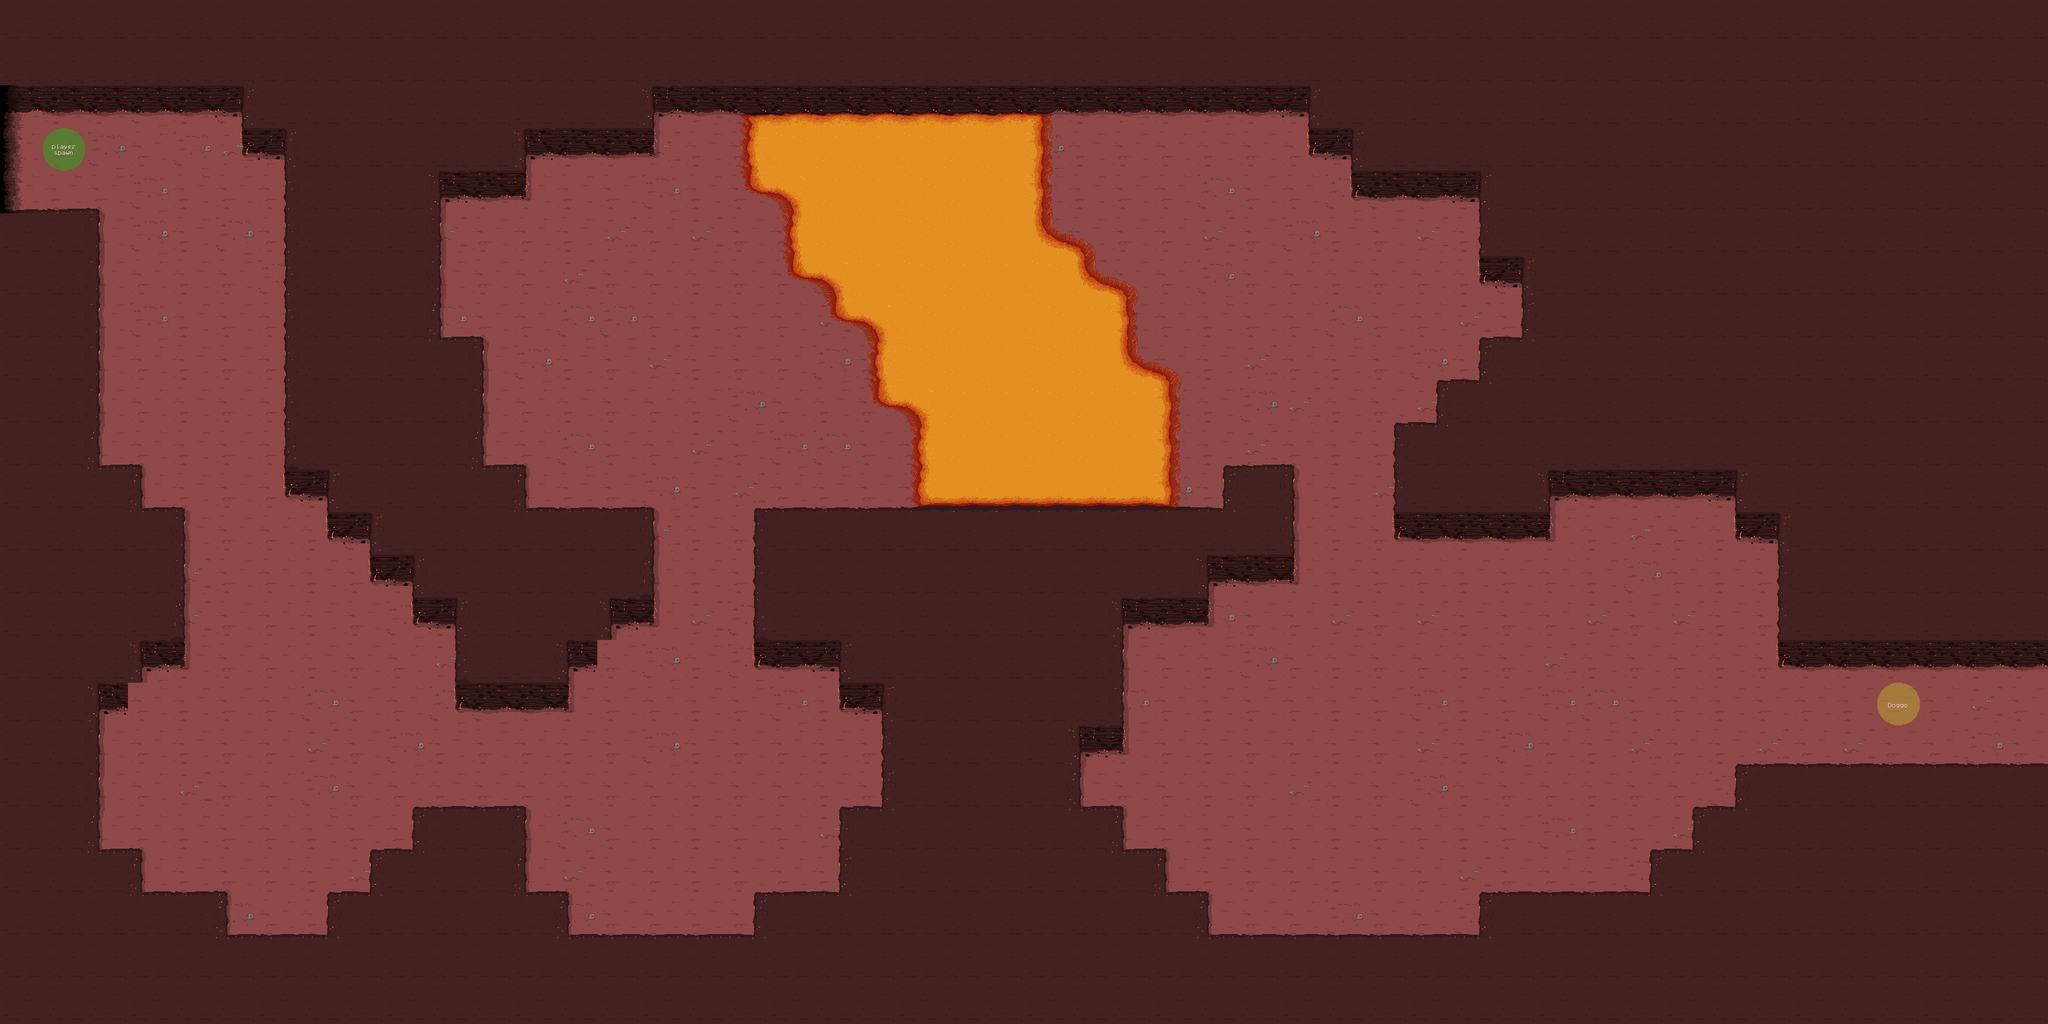

Below is a game level as drawn by its tile map, then a one-line description and the .tmx that defines it (tile-layer data replaced by summaries):
An orthogonal 48x24 tile map with 64x64 px tiles, 4 tile layers (0, 1, 2, markers) and 116 objects (15x vase, 14x enemy_2, 5x button, 4x door, 3x enemy_1, ...).

<map version="1.8" tiledversion="1.8.4" orientation="orthogonal" renderorder="right-down" width="48" height="24" tilewidth="64" tileheight="64" infinite="0" nextlayerid="8" nextobjectid="222">
 <editorsettings>
  <export target="level 1-2.json" format="json" />
 </editorsettings>
 <tileset firstgid="1" name="tiles 1" tilewidth="64" tileheight="64" tilecount="90" columns="10">
  <image source="tiles.png" width="640" height="576" />
  <tile id="0">
   <properties>
    <property name="collides" type="bool" value="true" />
   </properties>
   <objectgroup draworder="index" id="2">
    <object id="1" x="43.1818" y="58.4545" width="20.4545" height="5.45455" />
   </objectgroup>
  </tile>
  <tile id="1">
   <properties>
    <property name="collides" type="bool" value="true" />
   </properties>
   <objectgroup draworder="index" id="2">
    <object id="1" x="-0.0909091" y="58.0909" width="64.0909" height="5.90909" />
   </objectgroup>
  </tile>
  <tile id="2">
   <properties>
    <property name="collides" type="bool" value="true" />
   </properties>
   <objectgroup draworder="index" id="2">
    <object id="1" x="-0.0909091" y="57" width="63.9091" height="6.90909" />
   </objectgroup>
  </tile>
  <tile id="3">
   <properties>
    <property name="collides" type="bool" value="true" />
   </properties>
   <objectgroup draworder="index" id="2">
    <object id="1" x="0.272727" y="56.8182" width="20.6364" height="7" />
   </objectgroup>
  </tile>
  <tile id="5">
   <properties>
    <property name="enemy_2" type="bool" value="true" />
   </properties>
  </tile>
  <tile id="6">
   <properties>
    <property name="enemy_3" type="bool" value="true" />
   </properties>
  </tile>
  <tile id="7">
   <properties>
    <property name="dog" type="bool" value="true" />
   </properties>
  </tile>
  <tile id="10">
   <properties>
    <property name="collides" type="bool" value="true" />
   </properties>
   <objectgroup draworder="index" id="2">
    <object id="1" x="-0.181818" y="-0.0909091" width="42.4545" height="41" />
    <object id="2" x="42.2727" y="-0.181818" width="21.9091" height="64" />
   </objectgroup>
  </tile>
  <tile id="11">
   <properties>
    <property name="deadly" type="bool" value="true" />
   </properties>
   <objectgroup draworder="index" id="2">
    <object id="1" x="-0.0796317" y="0" width="63.9443" height="63.8646" />
   </objectgroup>
  </tile>
  <tile id="12">
   <properties>
    <property name="collides" type="bool" value="true" />
   </properties>
   <objectgroup draworder="index" id="2">
    <object id="1" x="-0.181818" y="-0.272727" width="21.2727" height="64.3636" />
    <object id="2" x="21.3636" y="0" width="42.6364" height="40.9091" />
   </objectgroup>
  </tile>
  <tile id="13">
   <properties>
    <property name="collides" type="bool" value="true" />
   </properties>
   <objectgroup draworder="index" id="2">
    <object id="1" x="-0.363636" y="-0.181818" width="20.4545" height="39.1818" />
   </objectgroup>
  </tile>
  <tile id="15">
   <properties>
    <property name="enemy_1" type="bool" value="true" />
   </properties>
  </tile>
  <tile id="16">
   <properties>
    <property name="player_spawn" type="bool" value="true" />
   </properties>
  </tile>
  <tile id="17">
   <properties>
    <property name="vase" type="bool" value="true" />
   </properties>
   <objectgroup draworder="index" id="2">
    <object id="1" x="12.9003" y="-0.0796317" width="36.2324" height="63.785" />
   </objectgroup>
  </tile>
  <tile id="18">
   <properties>
    <property name="dasher" type="bool" value="true" />
   </properties>
  </tile>
  <tile id="19">
   <properties>
    <property name="collides" type="bool" value="true" />
   </properties>
   <objectgroup draworder="index" id="2">
    <object id="1" x="0.159263" y="59.0867" width="63.6257" height="4.61864" />
   </objectgroup>
  </tile>
  <tile id="20">
   <properties>
    <property name="collides" type="bool" value="true" />
   </properties>
   <objectgroup draworder="index" id="2">
    <object id="1" x="42.9091" y="-0.0909091" width="21.0909" height="64.1818" />
   </objectgroup>
  </tile>
  <tile id="21">
   <properties>
    <property name="deadly" type="bool" value="true" />
   </properties>
   <objectgroup draworder="index" id="2">
    <object id="1" x="0.0796317" y="0" width="64.0239" height="63.7054" />
   </objectgroup>
  </tile>
  <tile id="22">
   <properties>
    <property name="collides" type="bool" value="true" />
   </properties>
   <objectgroup draworder="index" id="2">
    <object id="1" x="-0.0909091" y="0" width="21.1818" height="64.0909" />
   </objectgroup>
  </tile>
  <tile id="23">
   <properties>
    <property name="collides" type="bool" value="true" />
   </properties>
   <objectgroup draworder="index" id="2">
    <object id="1" x="43.0011" y="0.0796317" width="20.8635" height="63.785" />
    <object id="2" x="-0.0796317" y="57.0959" width="42.6826" height="6.68906" />
   </objectgroup>
  </tile>
  <tile id="24">
   <properties>
    <property name="collides" type="bool" value="true" />
   </properties>
   <objectgroup draworder="index" id="2">
    <object id="1" x="0.238895" y="0.0796317" width="20.4653" height="63.785" />
    <object id="2" x="21.2617" y="57.0959" width="42.6826" height="6.84833" />
   </objectgroup>
  </tile>
  <tile id="26">
   <properties>
    <property name="deadly" type="bool" value="true" />
   </properties>
   <objectgroup draworder="index" id="2">
    <object id="1" x="0.0796317" y="-0.159263" width="63.785" height="63.9443" />
   </objectgroup>
  </tile>
  <tile id="27">
   <properties>
    <property name="deadly" type="bool" value="true" />
   </properties>
   <objectgroup draworder="index" id="2">
    <object id="1" x="0" y="0.0796317" width="63.9443" height="63.7054" />
   </objectgroup>
  </tile>
  <tile id="28">
   <properties>
    <property name="deadly" type="bool" value="true" />
   </properties>
   <objectgroup draworder="index" id="2">
    <object id="1" x="0.238895" y="0.159263" width="63.3072" height="63.6257" />
   </objectgroup>
  </tile>
  <tile id="29">
   <properties>
    <property name="collides" type="bool" value="true" />
   </properties>
   <objectgroup draworder="index" id="2">
    <object id="1" x="-0.0796317" y="0.0796317" width="64.0239" height="38.9399" />
   </objectgroup>
  </tile>
  <tile id="30">
   <properties>
    <property name="collides" type="bool" value="true" />
   </properties>
   <objectgroup draworder="index" id="2">
    <object id="1" x="43.1818" y="0" width="20.8182" height="64" />
   </objectgroup>
  </tile>
  <tile id="31">
   <properties>
    <property name="deadly" type="bool" value="true" />
   </properties>
   <objectgroup draworder="index" id="2">
    <object id="1" x="-0.0796317" y="0.0796317" width="64.1832" height="63.785" />
   </objectgroup>
  </tile>
  <tile id="32">
   <properties>
    <property name="collides" type="bool" value="true" />
   </properties>
   <objectgroup draworder="index" id="2">
    <object id="1" x="-0.0909091" y="-0.0909091" width="21" height="63.9091" />
   </objectgroup>
  </tile>
  <tile id="33">
   <properties>
    <property name="deadly" type="bool" value="true" />
   </properties>
   <objectgroup draworder="index" id="2">
    <object id="1" x="0.0796317" y="0" width="63.7054" height="64.0239" />
   </objectgroup>
  </tile>
  <tile id="34">
   <properties>
    <property name="deadly" type="bool" value="true" />
   </properties>
   <objectgroup draworder="index" id="2">
    <object id="1" x="-0.0796317" y="-0.159263" width="63.785" height="64.1832" />
   </objectgroup>
  </tile>
  <tile id="35">
   <properties>
    <property name="collides" type="bool" value="true" />
   </properties>
  </tile>
  <tile id="36">
   <properties>
    <property name="deadly" type="bool" value="true" />
   </properties>
   <objectgroup draworder="index" id="2">
    <object id="1" x="0.238895" y="0.0796317" width="63.785" height="63.785" />
   </objectgroup>
  </tile>
  <tile id="37">
   <properties>
    <property name="deadly" type="bool" value="true" />
   </properties>
   <objectgroup draworder="index" id="2">
    <object id="1" x="0.238895" y="-0.0796317" width="64.1035" height="64.2628" />
   </objectgroup>
  </tile>
  <tile id="38">
   <properties>
    <property name="deadly" type="bool" value="true" />
   </properties>
   <objectgroup draworder="index" id="2">
    <object id="1" x="-0.0796317" y="0.0796317" width="63.8646" height="63.3868" />
   </objectgroup>
  </tile>
  <tile id="39">
   <properties>
    <property name="collides" type="bool" value="true" />
   </properties>
   <objectgroup draworder="index" id="2">
    <object id="2" x="-12.6216" y="-5.24449e-06" width="32.2508" height="64.0239" />
   </objectgroup>
  </tile>
  <tile id="40">
   <properties>
    <property name="collides" type="bool" value="true" />
   </properties>
   <objectgroup draworder="index" id="2">
    <object id="1" x="43" y="0" width="21" height="39.9091" />
   </objectgroup>
  </tile>
  <tile id="41">
   <properties>
    <property name="collides" type="bool" value="true" />
   </properties>
   <objectgroup draworder="index" id="2">
    <object id="1" x="-0.0909091" y="-0.181818" width="64.1818" height="39.0909" />
   </objectgroup>
  </tile>
  <tile id="42">
   <properties>
    <property name="collides" type="bool" value="true" />
   </properties>
   <objectgroup draworder="index" id="2">
    <object id="1" x="0" y="-0.0909091" width="21" height="38.6364" />
   </objectgroup>
  </tile>
  <tile id="45">
   <properties>
    <property name="collides" type="bool" value="true" />
   </properties>
   <objectgroup draworder="index" id="2">
    <object id="1" x="-0.159263" y="0.159263" width="64.2628" height="37.7454" />
   </objectgroup>
  </tile>
  <tile id="46">
   <properties>
    <property name="deadly" type="bool" value="true" />
   </properties>
   <objectgroup draworder="index" id="2">
    <object id="1" x="0.159263" y="0.0796317" width="63.785" height="63.785" />
   </objectgroup>
  </tile>
  <tile id="47">
   <properties>
    <property name="deadly" type="bool" value="true" />
   </properties>
   <objectgroup draworder="index" id="2">
    <object id="1" x="0.318527" y="0" width="63.5461" height="63.6257" />
   </objectgroup>
  </tile>
  <tile id="48">
   <properties>
    <property name="deadly" type="bool" value="true" />
   </properties>
   <objectgroup draworder="index" id="2">
    <object id="1" x="0.398159" y="-0.0796317" width="63.3868" height="63.5461" />
   </objectgroup>
  </tile>
  <tile id="57">
   <properties>
    <property name="deadly" type="bool" value="true" />
   </properties>
   <objectgroup draworder="index" id="2">
    <object id="1" x="0.0796317" y="0.0796317" width="63.785" height="63.7054" />
   </objectgroup>
  </tile>
  <tile id="58">
   <properties>
    <property name="deadly" type="bool" value="true" />
   </properties>
   <objectgroup draworder="index" id="2">
    <object id="1" x="0" y="0.318527" width="63.6257" height="63.3868" />
   </objectgroup>
  </tile>
  <tile id="60">
   <properties>
    <property name="lava" type="bool" value="true" />
   </properties>
   <objectgroup draworder="index" id="2">
    <object id="5" x="46.0271" y="49.7699" width="17.8375" height="14.0948" />
   </objectgroup>
  </tile>
  <tile id="61">
   <properties>
    <property name="lava" type="bool" value="true" />
   </properties>
   <objectgroup draworder="index" id="2">
    <object id="1" x="0.398159" y="41.8863" width="63.8646" height="22.2172" />
   </objectgroup>
  </tile>
  <tile id="62">
   <properties>
    <property name="lava" type="bool" value="true" />
   </properties>
   <objectgroup draworder="index" id="3">
    <object id="2" x="0.0796317" y="48.6549" width="19.9876" height="15.6078" />
   </objectgroup>
  </tile>
  <tile id="63">
   <properties>
    <property name="lava" type="bool" value="true" />
   </properties>
   <objectgroup draworder="index" id="2">
    <object id="1" x="34.7194" y="43.5585" width="29.0656" height="20.2265" />
   </objectgroup>
  </tile>
  <tile id="64">
   <properties>
    <property name="lava" type="bool" value="true" />
   </properties>
   <objectgroup draworder="index" id="2">
    <object id="1" x="-0.0796317" y="42.5233" width="63.9443" height="21.3413" />
   </objectgroup>
  </tile>
  <tile id="65">
   <properties>
    <property name="lava" type="bool" value="true" />
   </properties>
   <objectgroup draworder="index" id="2">
    <object id="1" x="-0.318527" y="40.0547" width="29.4637" height="24.1284" />
   </objectgroup>
  </tile>
  <tile id="67">
   <properties>
    <property name="deadly" type="bool" value="true" />
   </properties>
   <objectgroup draworder="index" id="2">
    <object id="1" x="0.238895" y="-0.238895" width="63.5461" height="64.1035" />
   </objectgroup>
  </tile>
  <tile id="68">
   <properties>
    <property name="deadly" type="bool" value="true" />
   </properties>
   <objectgroup draworder="index" id="2">
    <object id="1" x="0.0796317" y="-0.0796317" width="63.6257" height="63.9443" />
   </objectgroup>
  </tile>
  <tile id="70">
   <properties>
    <property name="lava" type="bool" value="true" />
   </properties>
   <objectgroup draworder="index" id="2">
    <object id="1" x="38.3028" y="-0.238895" width="25.8007" height="63.9443" />
   </objectgroup>
  </tile>
  <tile id="71">
   <properties>
    <property name="lava" type="bool" value="true" />
   </properties>
   <objectgroup draworder="index" id="2">
    <object id="1" x="-0.0796317" y="0.159263" width="64.0239" height="63.7054" />
   </objectgroup>
  </tile>
  <tile id="72">
   <properties>
    <property name="lava" type="bool" value="true" />
   </properties>
   <objectgroup draworder="index" id="2">
    <object id="1" x="0.0796317" y="0.238895" width="27.9507" height="63.7054" />
   </objectgroup>
  </tile>
  <tile id="73">
   <properties>
    <property name="lava" type="bool" value="true" />
   </properties>
   <objectgroup draworder="index" id="2">
    <object id="1" x="16.0856" y="0" width="47.9383" height="63.785" />
   </objectgroup>
  </tile>
  <tile id="74">
   <properties>
    <property name="lava" type="bool" value="true" />
   </properties>
   <objectgroup draworder="index" id="2">
    <object id="1" x="19.669" y="0.0796317" width="44.2752" height="63.785" />
    <object id="2" x="0.159263" y="43.9567" width="19.2709" height="19.9079" />
   </objectgroup>
  </tile>
  <tile id="75">
   <properties>
    <property name="lava" type="bool" value="true" />
   </properties>
   <objectgroup draworder="index" id="2">
    <object id="1" x="0" y="0" width="44.0363" height="63.8646" />
    <object id="2" x="44.0363" y="43.9567" width="20.1468" height="19.9079" />
   </objectgroup>
  </tile>
  <tile id="76">
   <properties>
    <property name="lava" type="bool" value="true" />
   </properties>
   <objectgroup draworder="index" id="2">
    <object id="1" x="-0.159263" y="0.0796317" width="27.8711" height="63.2276" />
    <object id="4" x="27.8711" y="0" width="35.8343" height="35.2768" />
   </objectgroup>
  </tile>
  <tile id="77">
   <properties>
    <property name="lava" type="bool" value="true" />
   </properties>
   <objectgroup draworder="index" id="2">
    <object id="1" x="-0.0796317" y="0" width="63.785" height="35.7546" />
    <object id="2" x="35.8343" y="35.7546" width="27.8711" height="27.8711" />
   </objectgroup>
  </tile>
  <tile id="80">
   <properties>
    <property name="lava" type="bool" value="true" />
   </properties>
   <objectgroup draworder="index" id="2">
    <object id="6" x="40.6918" y="-0.159263" width="23.1728" height="26.2784" />
   </objectgroup>
  </tile>
  <tile id="81">
   <properties>
    <property name="lava" type="bool" value="true" />
   </properties>
   <objectgroup draworder="index" id="2">
    <object id="1" x="0" y="0" width="63.7054" height="33.0472" />
   </objectgroup>
  </tile>
  <tile id="82">
   <properties>
    <property name="lava" type="bool" value="true" />
   </properties>
   <objectgroup draworder="index" id="2">
    <object id="2" x="-0.0796317" y="0.0796342" width="19.3505" height="20.8635" />
   </objectgroup>
  </tile>
  <tile id="83">
   <properties>
    <property name="lava" type="bool" value="true" />
   </properties>
   <objectgroup draworder="index" id="2">
    <object id="1" x="33.4453" y="-0.318527" width="30.5786" height="54.4681" />
   </objectgroup>
  </tile>
  <tile id="84">
   <properties>
    <property name="lava" type="bool" value="true" />
   </properties>
   <objectgroup draworder="index" id="2">
    <object id="1" x="0.159263" y="-0.0796317" width="63.5461" height="53.6718" />
   </objectgroup>
  </tile>
  <tile id="85">
   <properties>
    <property name="lava" type="bool" value="true" />
   </properties>
   <objectgroup draworder="index" id="2">
    <object id="1" x="0.238895" y="0.0796317" width="28.3489" height="54.7866" />
   </objectgroup>
  </tile>
  <tile id="86">
   <properties>
    <property name="lava" type="bool" value="true" />
   </properties>
   <objectgroup draworder="index" id="2">
    <object id="1" x="0" y="0" width="28.5081" height="64.3424" />
    <object id="2" x="28.9063" y="42.1252" width="34.5602" height="21.2617" />
   </objectgroup>
  </tile>
  <tile id="87">
   <properties>
    <property name="lava" type="bool" value="true" />
   </properties>
   <objectgroup draworder="index" id="2">
    <object id="1" x="35.1972" y="-0.318527" width="28.4285" height="64.1035" />
    <object id="3" x="-0.159263" y="41.8066" width="35.1972" height="21.8191" />
   </objectgroup>
  </tile>
 </tileset>
 <layer id="1" name="0" width="48" height="24">
  <data>[1152 cells, 1152 non-empty, 4 distinct tile ids]</data>
 </layer>
 <layer id="2" name="1" width="48" height="24">
  <data>[1152 cells, 855 non-empty, 31 distinct tile ids]</data>
 </layer>
 <layer id="3" name="2" width="48" height="24">
  <data>[1152 cells, 15 non-empty, 2 distinct tile ids]</data>
 </layer>
 <layer id="4" name="markers" width="48" height="24" opacity="0.61">
  <data>[1152 cells, 2 non-empty, 2 distinct tile ids]</data>
 </layer>
 <objectgroup id="7" name="lights">
  <object id="154" gid="57" x="1234.67" y="873.546" width="611.091" height="527" />
  <object id="205" gid="57" x="1041.48" y="665.348" width="644.424" height="629.667" />
 </objectgroup>
 <objectgroup id="6" name="enemies">
  <object id="183" name="enemy_2" gid="6" x="443.667" y="1148.33" width="64" height="64">
   <properties>
    <property name="circuit" type="int" value="0" />
   </properties>
  </object>
  <object id="185" name="enemy_2" gid="6" x="1056" y="1090" width="64" height="64">
   <properties>
    <property name="circuit" type="int" value="1" />
    <property name="room" type="int" value="0" />
   </properties>
  </object>
  <object id="186" name="enemy_2" gid="6" x="1068" y="1300" width="64" height="64">
   <properties>
    <property name="circuit" type="int" value="1" />
    <property name="room" type="int" value="0" />
   </properties>
  </object>
  <object id="187" name="enemy_1" gid="16" x="1145" y="1189" width="64" height="64">
   <properties>
    <property name="circuit" type="int" value="1" />
    <property name="room" type="int" value="0" />
   </properties>
  </object>
  </objectgroup>
 <objectgroup id="5" name="interact">
  <!-- 25 objects omitted --></objectgroup>
</map>
<!-- 39 of 116 objects omitted -->
